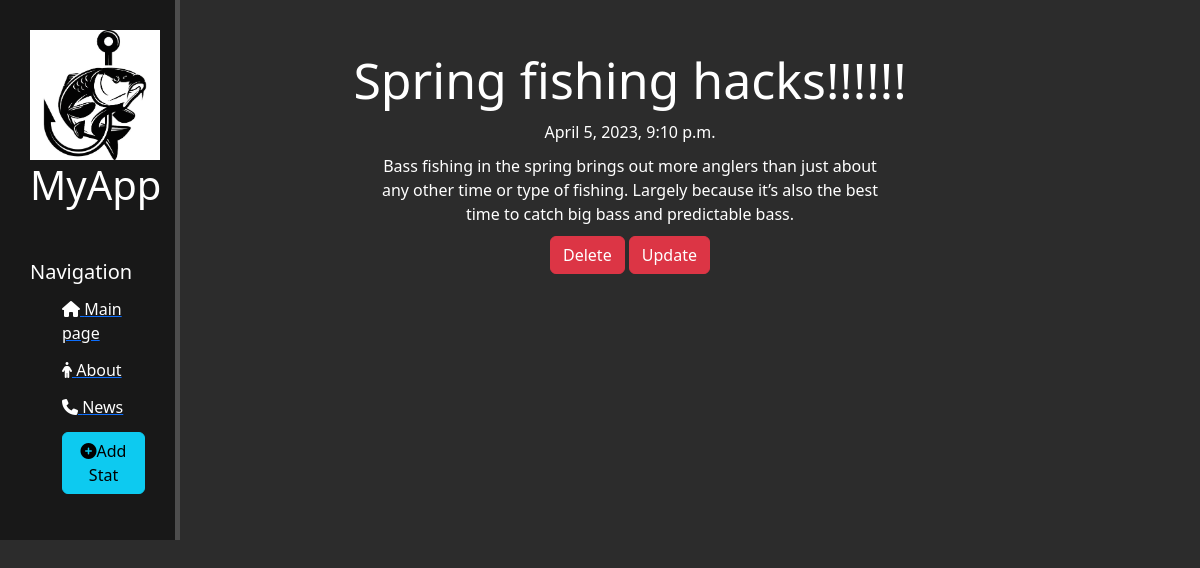
Screenshot of /news/10 with the database file from the repository.
### news/models.py (models this page shows, shortened)
class Articles(models.Model):
    title = models.CharField('Name', max_length=50)
    intro = models.CharField('Intro', max_length=250)
    full_text = models.TextField('Stat')
    date = models.DateTimeField('Data of publication')

### news/views.py (the view)
# urls.py: path('<int:pk>', views.NewsDetailView.as_view(), name='news_detail'),
class NewsDetailView(DetailView):
    model = Articles
    template_name = 'news/details_view.html'
    context_object_name = 'article'

### news/templates/news/details_view.html (shortened to what this page needs)
{% extends 'app/layout.html' %}
{% block content%}
   <div class="features">
     <h1>{{ article.title }}</h1>
     <p>{{ article.date }}</p>
     <p>{{ article.full_text }}</p>
       <a href="{% url 'news-delete' article.id %}" class="btn btn-danger">Delete</a>
       <a href="{% url 'news-update' article.id %}" class="btn btn-danger">Update</a>
   </div>
{% endblock %}

### app/static/app/css/main.css (style rules this page uses)
body { background: #2c2c2c; }
main .features { float: left; color: #fff; margin-top: 50px; text-align: center; width: 75%; }
main .features h1 { font-size: 50px; }
main .features p { max-width: 500px; margin: 10px auto; }

### rows the page displays
Articles: title "Spring fishing hacks!!!!!!", date "April 5, 2023, 9:10 p.m.", full_text "Bass fishing in the spring brings out more anglers than just about any other time or type of fishing. Largely because it’s also the best time to catch big bass and predictable bass."
